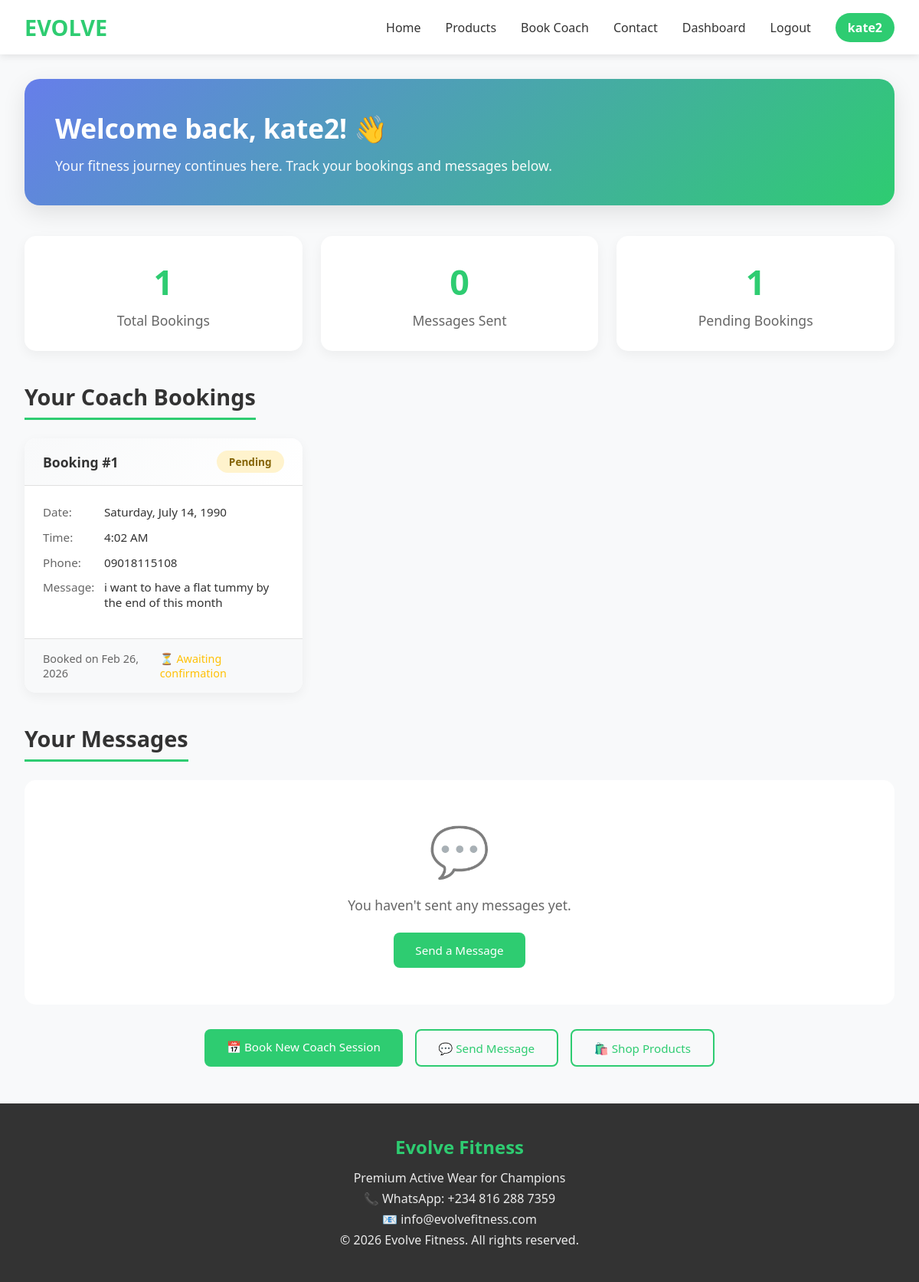
The app's page /dashboard/ (signed in) with its own data.
### main/models.py (models this page shows, shortened)
class CoachBooking(models.Model):
    STATUS_CHOICES = [
        ('pending', 'Pending'),
        ('confirmed', 'Confirmed'),
        ('completed', 'Completed'),
        ('cancelled', 'Cancelled'),
    ]
    name = models.CharField(max_length=100)
    email = models.EmailField()
    phone = models.CharField(max_length=20)
    date = models.DateField()
    time = models.TimeField()
    message = models.TextField(blank=True)
    status = models.CharField(max_length=20, choices=STATUS_CHOICES, default='pending')
    created_at = models.DateTimeField(default=timezone.now)
    class Meta:
        ordering = ['-created_at']

### main/views.py (the view)
# urls.py: path('dashboard/', views.dashboard, name='dashboard'),
@login_required(login_url='login')
def dashboard(request):
    user_bookings = CoachBooking.objects.filter(email=request.user.email).order_by('-created_at')
    user_messages = ContactMessage.objects.filter(email=request.user.email).order_by('-created_at')
    context = {
        'user_bookings': user_bookings,
        'user_messages': user_messages,
    }
    return render(request, 'main/dashboard.html', context)

### main/templates/main/dashboard.html (shortened to what this page needs)
{% load static %}
<!DOCTYPE html>
<html lang="en">
<head>
</head>
<body>
    <header>
        <nav>
            <a href="{% url 'home' %}" class="logo">EVOLVE</a>
            <ul class="nav-links">
                <li><a href="{% url 'home' %}">Home</a></li>
                <li><a href="{% url 'product_list' %}">Products</a></li>
                <li><a href="{% url 'book_coach' %}">Book Coach</a></li>
                <li><a href="{% url 'contact' %}">Contact</a></li>
                <li><a href="{% url 'dashboard' %}">Dashboard</a></li>
                <li><a href="{% url 'logout' %}">Logout</a></li>
                <li><span class="username-badge">{{ user.username }}</span></li>
            </ul>
        </nav>
    </header>
    <div class="container">
        <div class="welcome-section">
            <h1>Welcome back, {{ user.username }}! 👋</h1>
            <p>Your fitness journey continues here. Track your bookings and messages below.</p>
        </div>
        <div class="stats-grid">
            <div class="stat-card">
                <div class="stat-number">{{ user_bookings|length }}</div>
                <div class="stat-label">Total Bookings</div>
            </div>
            <div class="stat-card">
                <div class="stat-number">{{ user_messages|length }}</div>
                <div class="stat-label">Messages Sent</div>
            </div>
            <div class="stat-card">
                <div class="stat-number">
                    {% with pending=user_bookings|dictsort:"status" %}
                        {% for booking in user_bookings %}
                            {% if booking.status == 'pending' %}
                                {{ forloop.counter }}
                            {% endif %}
                        {% endfor %}
                    {% endwith %}
                </div>
                <div class="stat-label">Pending Bookings</div>
            </div>
        </div>
        <h2 class="section-title">Your Coach Bookings</h2>
        {% if user_bookings %}
        <div class="bookings-grid">
            {% for booking in user_bookings %}
            <div class="booking-card">
                <div class="card-header">
                    <h3>Booking #{{ booking.id }}</h3>
                    <span class="status status-{{ booking.status }}">{{ booking.status }}</span>
                </div>
                <div class="card-body">
                    <div class="info-row">
                        <span class="info-label">Date:</span>
                        <span class="info-value">{{ booking.date|date:"l, F j, Y" }}</span>
                    </div>
                    <div class="info-row">
                        <span class="info-label">Time:</span>
                        <span class="info-value">{{ booking.time|time:"g:i A" }}</span>
                    </div>
                    <div class="info-row">
                        <span class="info-label">Phone:</span>
                        <span class="info-value">{{ booking.phone }}</span>
                    </div>
                    {% if booking.message %}
                    <div class="info-row">
                        <span class="info-label">Message:</span>
                        <span class="info-value">{{ booking.message|truncatewords:20 }}</span>
                    </div>
                    {% endif %}
                </div>
                <div class="card-footer">
                    <span>Booked on {{ booking.created_at|date:"M d, Y" }}</span>
                    {% if booking.status == 'pending' %}
                    <span style="color: #ffc107;">⏳ Awaiting confirmation</span>
                    {% elif booking.status == 'confirmed' %}
                    <span style="color: #28a745;">✓ Confirmed</span>
                    {% endif %}
                </div>
            </div>
            {% endfor %}
        </div>
        {% else %}
        <div class="empty-state">
            <div class="empty-icon">📅</div>
            <p>You haven't made any coach bookings yet.</p>
            <a href="{% url 'book_coach' %}" class="btn">Book Your First Session</a>
        </div>
        {% endif %}
        <h2 class="section-title">Your Messages</h2>
        {% if user_messages %}
        <div class="messages-grid">
            {% for msg in user_messages %}
            <div class="message-card">
                <div class="card-header">
                    <h3>{{ msg.subject }}</h3>
                    <div class="read-status">
                        {% if msg.is_read %}
                        <span class="read">✓ Read</span>
                        {% else %}
                        <span class="unread">⏳ Pending</span>
                        {% endif %}
                    </div>
                </div>
                <div class="card-body">
                    <div class="info-row">
                        <span class="info-label">Email:</span>
                        <span class="info-value">{{ msg.email }}</span>
                    </div>
                    {% if msg.phone %}
                    <div class="info-row">
                        <span class="info-label">Phone:</span>
                        <span class="info-value">{{ msg.phone }}</span>
                    </div>
                    {% endif %}
                    <div class="message-content">
                        "{{ msg.message|truncatewords:30 }}"
                    </div>
                </div>
                <div class="card-footer">
                    <span>{{ msg.created_at|date:"M d, Y - g:i A" }}</span>
                </div>
            </div>
            {% endfor %}
        </div>
        {% else %}
        <div class="empty-state">
            <div class="empty-icon">💬</div>
            <p>You haven't sent any messages yet.</p>
            <a href="{% url 'contact' %}" class="btn">Send a Message</a>
        </div>
        {% endif %}
        <div class="action-buttons">
            <a href="{% url 'book_coach' %}" class="btn">
                📅 Book New Coach Session
            </a>
            <a href="{% url 'contact' %}" class="btn btn-outline">
                💬 Send Message
            </a>
            <a href="{% url 'product_list' %}" class="btn btn-outline">
                🛍️ Shop Products
            </a>
        </div>
    </div>
    <footer>
        <div class="footer-content">
            <h3>Evolve Fitness</h3>
            <p>Premium Active Wear for Champions</p>
            <p>📞 WhatsApp: +234 816 288 7359</p>
            <p>📧 info@evolvefitness.com</p>
            <p>&copy; 2026 Evolve Fitness. All rights reserved.</p>
        </div>
    </footer>
</body>
</html>

### main/templates/main/dashboard.html (style rules this page uses)
* { margin: 0; padding: 0; box-sizing: border-box; }
body { font-family: 'Segoe UI', Tahoma, Geneva, Verdana, sans-serif; background-color: #f8f9fa; color: #333; }
header { background-color: #ffffff; box-shadow: 0 2px 10px rgba(0,0,0,0.1); position: sticky; top: 0; z-index: 1000; padding: 1rem 2rem; }
nav { max-width: 1200px; margin: 0 auto; display: flex; justify-content: space-between; align-items: center; }
.logo { font-size: 1.8rem; font-weight: bold; color: #2ecc71; text-decoration: none; }
.nav-links { display: flex; list-style: none; gap: 2rem; align-items: center; }
.nav-links a { text-decoration: none; color: #333; font-weight: 500; transition: color 0.3s; }
.username-badge { background: #2ecc71; color: white; padding: 0.5rem 1rem; border-radius: 20px; font-weight: bold; }
.container { max-width: 1200px; margin: 2rem auto; padding: 0 2rem; }
.welcome-section { background: linear-gradient(135deg, #667eea 0%, #2ecc71 100%); color: white; padding: 2.5rem; border-radius: 20px; margin-bottom: 2.5rem; box-shadow: 0 10px 30px rgba(0,0,0,0.1); }
.welcome-section h1 { font-size: 2.2rem; margin-bottom: 0.8rem; }
.welcome-section p { font-size: 1.1rem; opacity: 0.95; }
.stats-grid { display: grid; grid-template-columns: repeat(auto-fit, minmax(250px, 1fr)); gap: 1.5rem; margin-bottom: 2.5rem; }
.stat-card { background: white; padding: 1.8rem; border-radius: 15px; box-shadow: 0 5px 15px rgba(0,0,0,0.05); text-align: center; transition: transform 0.3s, box-shadow 0.3s; }
.stat-number { font-size: 2.8rem; font-weight: bold; color: #2ecc71; margin-bottom: 0.5rem; }
.stat-label { color: #666; font-size: 1.1rem; }
.section-title { font-size: 1.8rem; margin-bottom: 1.5rem; padding-bottom: 0.5rem; border-bottom: 3px solid #2ecc71; display: inline-block; }
.bookings-grid, .messages-grid { display: grid; grid-template-columns: repeat(auto-fill, minmax(350px, 1fr)); gap: 1.5rem; margin-bottom: 2.5rem; }
.booking-card, .message-card { background: white; border-radius: 15px; overflow: hidden; box-shadow: 0 5px 15px rgba(0,0,0,0.05); transition: transform 0.3s, box-shadow 0.3s; }
.card-header { padding: 1rem 1.5rem; background: linear-gradient(135deg, #f8f9fa, #ffffff); border-bottom: 1px solid #e0e0e0; display: flex; justify-content: space-between; align-items: center; }
.card-header h3 { font-size: 1.1rem; color: #333; }
.status { padding: 0.3rem 1rem; border-radius: 20px; font-size: 0.85rem; font-weight: 600; text-transform: capitalize; }
.status-pending { background: #fff3cd; color: #856404; }
.card-body { padding: 1.5rem; }
.info-row { display: flex; margin-bottom: 0.8rem; align-items: flex-start; }
.info-label { width: 80px; color: #666; font-weight: 500; font-size: 0.95rem; }
.info-value { color: #333; flex: 1; font-size: 0.95rem; }
.card-footer { padding: 1rem 1.5rem; background: #f8f9fa; border-top: 1px solid #e0e0e0; font-size: 0.9rem; color: #666; display: flex; justify-content: space-between; align-items: center; }
.empty-state { text-align: center; padding: 3rem; background: white; border-radius: 15px; color: #666; grid-column: 1 / -1; }
.empty-state p { margin-bottom: 1.5rem; font-size: 1.1rem; }
.empty-icon { font-size: 4rem; margin-bottom: 1rem; opacity: 0.5; }
.btn { display: inline-block; padding: 0.8rem 1.8rem; background-color: #2ecc71; color: white; text-decoration: none; border-radius: 8px; font-weight: 500; transition: all 0.3s; border: none; cursor: pointer; font-size: 0.95rem; }
.btn-outline { background: transparent; border: 2px solid #2ecc71; color: #2ecc71; }
.action-buttons { display: flex; gap: 1rem; justify-content: center; margin: 2rem 0; }
footer { background-color: #333; color: white; padding: 2.5rem; text-align: center; margin-top: 3rem; }
.footer-content { max-width: 1200px; margin: 0 auto; }
.footer-content h3 { color: #2ecc71; margin-bottom: 0.8rem; font-size: 1.5rem; }
.footer-content p { margin: 0.3rem 0; opacity: 0.9; }

### records on screen
CoachBooking: id "1", status "Pending", date "Saturday, July 14, 1990", time "4:02 AM", phone "09018115108", message "i want to have a flat tummy by the end of this month", created_at "Feb 26, 2026", shows "⏳ Awaiting confirmation"

### other values on screen
{{ user.username }} "kate2"
{{ user_bookings|length }} "1"
{{ user_messages|length }} "0"
